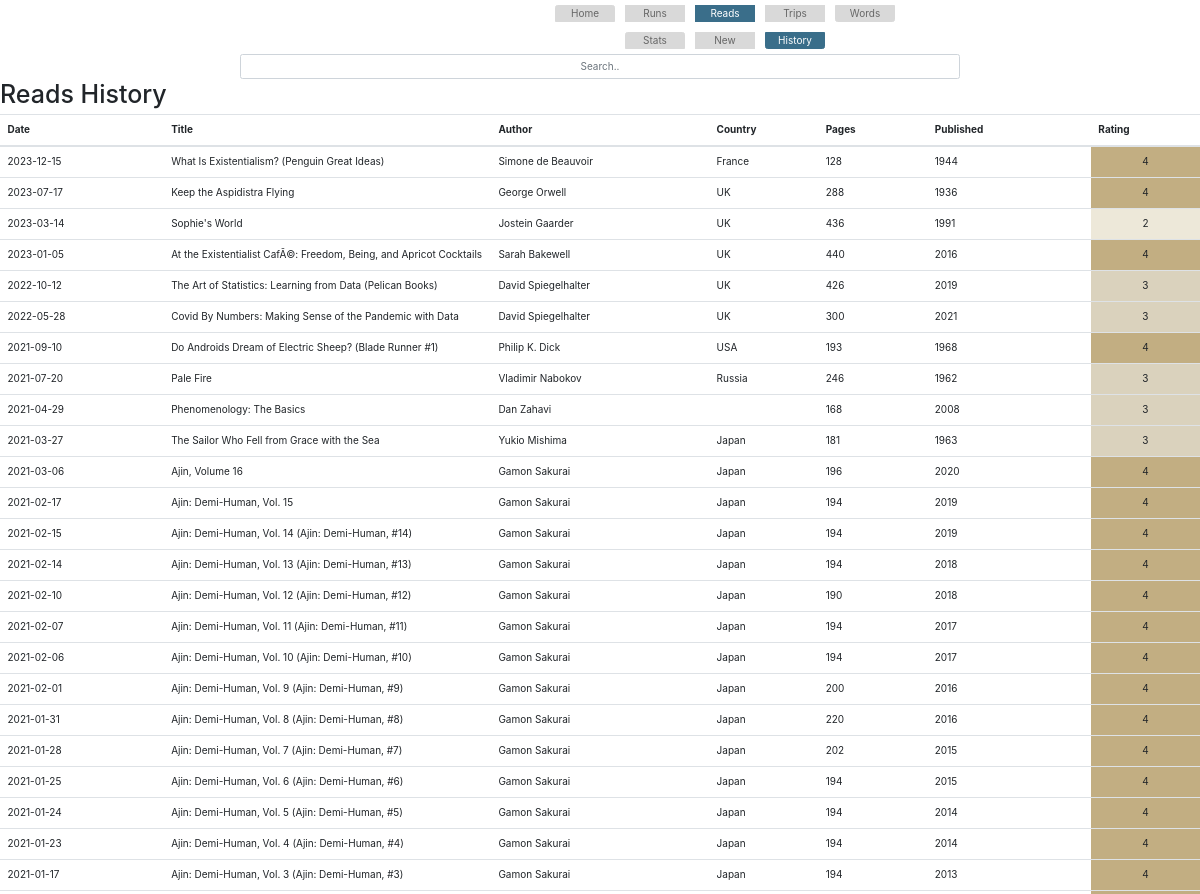
/reads/history (signed in, upper part), run on an earlier commit of the app's database.
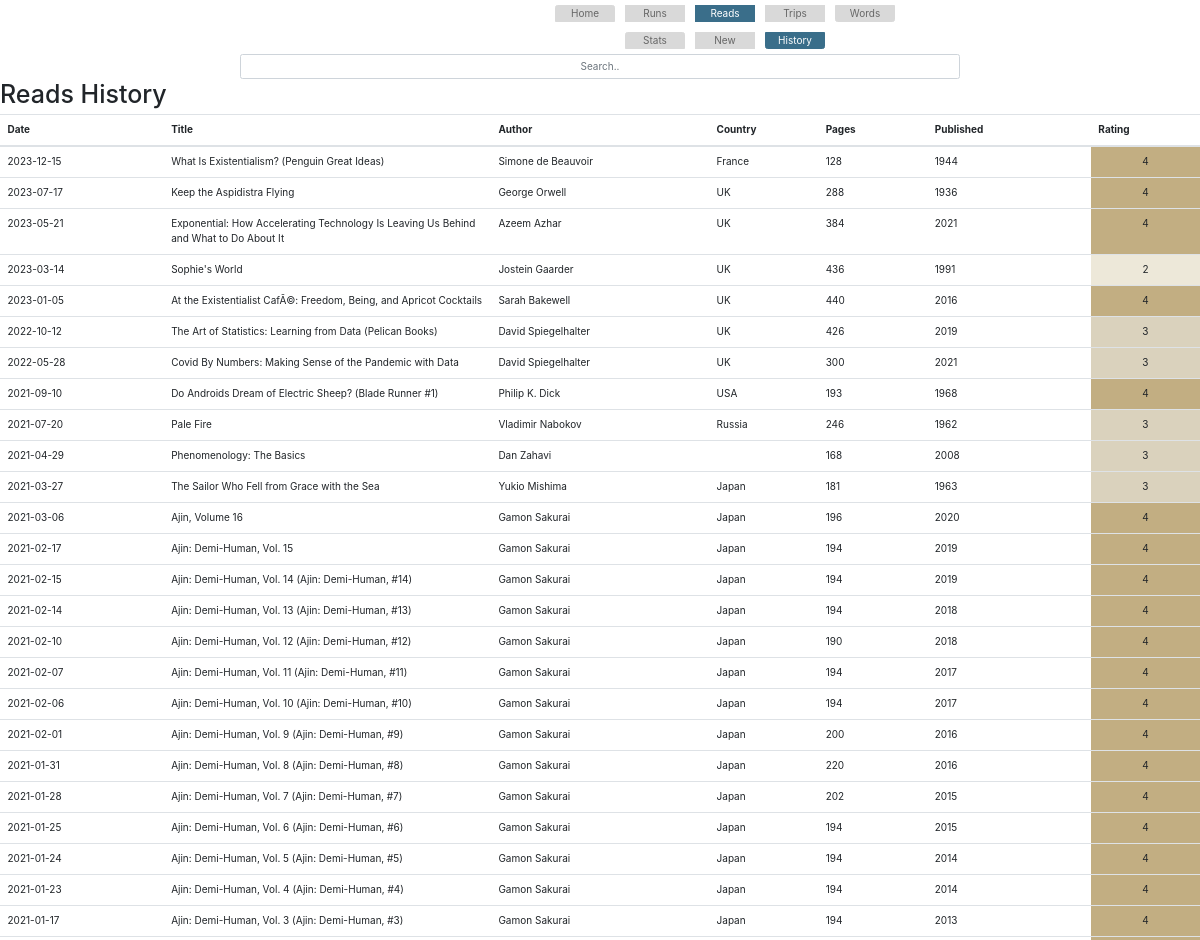
And on a later commit of the database.
### app.py (models this page shows)
class Books(db.Model):
    id = db.Column(db.Integer, primary_key=True)
    date_started = db.Column(db.String(20))
    date_ended = db.Column(db.String(20))
    title = db.Column(db.String(50))
    author = db.Column(db.String(50))
    pages = db.Column(db.Integer)
    category = db.Column(db.String(50))
    subcategory = db.Column(db.String(50))
    country = db.Column(db.String(50))
    my_rating = db.Column(db.Integer)
    publication_year = db.Column(db.Integer)
    date_added = db.Column(db.String(50))

### app.py (the view)
@app.route('/reads/history', methods=['GET', 'POST'])
@login_required
def reads_history():
    reads = Books.query.order_by(Books.date_ended.desc()).all()
    return render_template('reads_history.html',reads=reads)

### app.py (called while the page is built)
@login_manager.user_loader
def load_user(user_id):
    return User.query.get(int(user_id))

@app.before_request
def before_request():
    if not current_user.is_authenticated and request.endpoint not in ['login', 'static']:
        return redirect(url_for('login'))

### templates/reads_history.html (shortened to what this page needs)
{% extends 'base.html' %}
{% block content %}
{% include 'base_reads.html' %}
<input class="form-control srchbox center" id="tbl_srch_input" type="text" placeholder="Search..">
        <h1>Reads History</h1>
        <table id="reads_history_table" class="table override_table">
            <thead>
                <tr>
                    <th class="w-15">Date</th>
                    <th class="w-30">Title</th>
                    <th class="w-20">Author</th>
                    <th class="w-10">Country</th>
                    <th class="w-10">Pages</th>
                    <th class="w-15">Published</th>
                    <th class="w-10">Rating</th>
                </tr>
            </thead>
            <tbody>
                {% for read in reads %}
                    <tr>
                        <td>{{ read.date_ended }}</td>
                        <td>{{ read.title }}</td>
                        <td>{{ read.author }}</td>
                        <td>{{ read.country }}</td>
                        <td>{{ read.pages }}</td>
                        <td>{{ read.publication_year }}</td>
                        <td class="center {% if read.my_rating == 1 %}rate_1{% elif read.my_rating == 2 %}rate_2{% elif read.my_rating == 3 %}rate_3{% elif read.my_rating == 4 %}rate_4{% elif read.my_rating == 5 %}rate_5{% endif %}">{{ read.my_rating }}</td>
                    </tr>
                {% endfor %}
            </tbody>
        </table>
    {% endblock %}

### templates/base.html (shortened to what this page needs)
<!DOCTYPE html>
<html lang="en">
<head>
    <link rel="stylesheet" href="{{ url_for('static', filename='bootstrap.min.css') }}">
    <link rel="stylesheet" href="{{ url_for('static', filename='my_override_style.css') }}">
</head>
<body>
    <div class="d-flex justify-content-center base_buttons">
        <nav>
        <ul class="list-group d-flex flex-row">
            <li class="m-2 list-group-item {% if request.endpoint == 'index' %}active{% endif %}"><a href="{{ url_for('index') }}">Home</a></li>
            <li class="m-2 list-group-item {% if 'runs' in request.endpoint %}active{% endif %}"><a href="{{ url_for('runs_stats') }}">Runs</a></li>
            <li class="m-2 list-group-item {% if 'reads' in request.endpoint %}active{% endif %}"><a href="{{ url_for('reads_stats') }}">Reads</a></li>
            <li class="m-2 list-group-item {% if 'trips' in request.endpoint %}active{% endif %}"><a href="{{ url_for('trips_stats') }}">Trips</a></li>
            <li class="m-2 list-group-item {% if 'words' in request.endpoint %}active{% endif %}"><a href="{{ url_for('words_stats') }}">Words</a></li>
        </ul>
        </nav>
    </div>
    <div>
        {% block content %}{% endblock %}
    </div>
    <br/>
    <br/>
    <br/>
    <br/>
    <br/>
    <br/>
</body>
</html>

### templates/base_reads.html
<div class="d-flex justify-content-center base_buttons">
    <ul class="list-group d-flex flex-row">
        <li class="list-group-item m-2 {% if 'stats' in request.endpoint %}active{% endif %}"><a href="{{ url_for('reads_stats') }}">Stats</a></li>
        <li class="list-group-item m-2 {% if 'new' in request.endpoint %}active{% endif %}"><a href="{{ url_for('reads_new') }}">New</a></li>
        <li class="list-group-item m-2 {% if 'history' in request.endpoint %}active{% endif %}"><a href="{{ url_for('reads_history') }}">History</a></li>
    </ul>
</div>

### static/my_override_style.css (style rules this page uses)
* { font-size: 6pt; }
body { display: none; }
@media screen and (min-width: 1000px) { * { font-size: 10px; } }
@media screen and (min-width: 1000px) { .list-group-item { padding: 0; } }
@media screen and (min-width: 1000px) { .footer_links, .base_buttons { margin-left: 250px !important; text-align: center; } }
.center { text-align: center; margin: auto; }
.override_table { table-layout: fixed; }
.trips_stats_table th, td { width: 16.7%; }
ul { list-style: none; }
li { width: 60px; text-align: center; }
.list-group-item.active { background-color: #3A6E8A; color: white; border-color: #3A6E8A; }
.list-group-item.active a { background-color: #3A6E8A; color: white; border-color: #3A6E8A; }
.list-group-item { background-color: #D9D9D9; color: #666666; border-color: #D9D9D9; }
.list-group-item a { background-color: #D9D9D9; color: #666666; border-color: #D9D9D9; }
.rate_2 { background-color: #ede8d9; }
.rate_3 { background-color: #dad2bd; }
.rate_4 { background-color: #c2ae82; }
.w-10 { width: 10%; }
.w-15 { width: 15%; }
.w-20 { width: 20%; }
.w-30 { width: 30%; }
.srchbox { width: 60%; }
td { vertical-align: middle; }
table { background-color:rgba(0, 0, 0, 0); }
th { background-color:rgba(0, 0, 0, 0); }

What changed in the data, as far as the page shows it:
added Books: date_ended "2023-05-21", title "Exponential: How Accelerating Technology Is Leaving Us Behind and What to Do About It", author "Azeem Azhar", country "UK", pages "384", publication_year "2021", my_rating "4"
